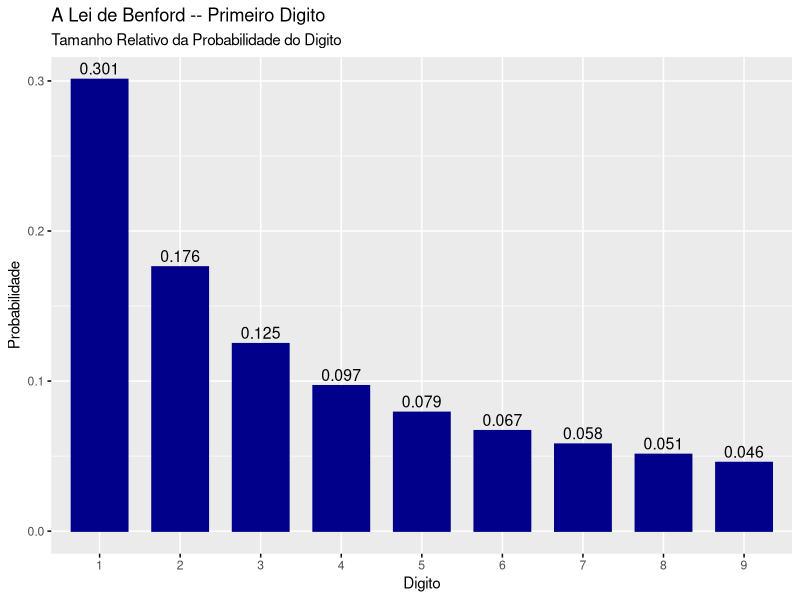

Source code (R):
library(tibble)
library(dplyr)
library(ggpubr)
p <- tibble(digit = 1:9, prob = 0)
for (i in 1:9)   p$prob[i] <-  log10((i + 1)/i)
problabel <- round(p$prob, 3)
library(ggpubr)
p %>% mutate(digit = as.character(digit)) %>% 
  ggbarplot(x = "digit", y = "prob",
                palette = "aaas",
                fill = "dark blue",
                color = "dark blue",
                label = problabel,
                lab.pos = "out",
                title = "A Lei de Benford -- Primeiro Digito",
                subtitle = "Tamanho Relativo da Probabilidade do Digito",
                xlab = "Digito",
                ylab = "Probabilidade",
                ggtheme = theme_gray())
